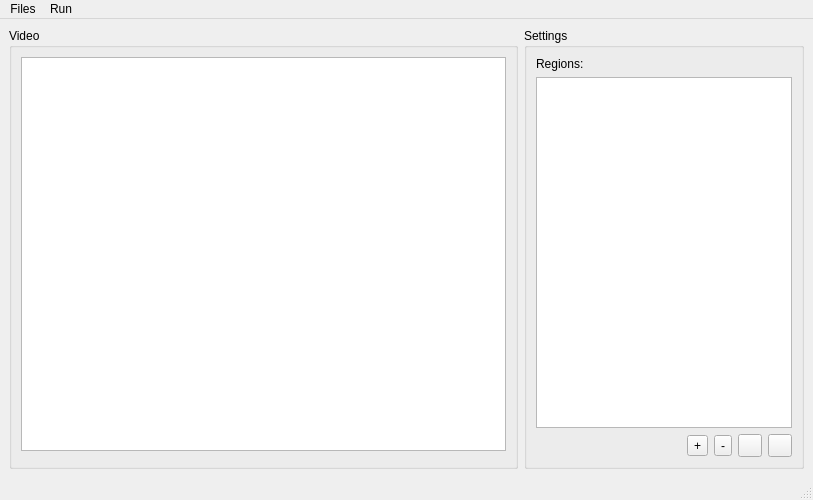
<?xml version="1.0" encoding="UTF-8"?>
<ui version="4.0">
 <class>MainWindowBase</class>
 <widget class="QMainWindow" name="MainWindowBase">
  <property name="geometry">
   <rect>
    <x>0</x>
    <y>0</y>
    <width>813</width>
    <height>500</height>
   </rect>
  </property>
  <property name="acceptDrops">
   <bool>true</bool>
  </property>
  <property name="windowTitle">
   <string>MainWindow</string>
  </property>
  <widget class="QWidget" name="centralwidget">
   <layout class="QHBoxLayout" name="horizontalLayout">
    <item>
     <widget class="QGroupBox" name="graphicsBox">
      <property name="sizePolicy">
       <sizepolicy hsizetype="Preferred" vsizetype="Preferred">
        <horstretch>1</horstretch>
        <verstretch>1</verstretch>
       </sizepolicy>
      </property>
      <property name="title">
       <string>Video</string>
      </property>
      <layout class="QVBoxLayout" name="verticalLayout_2">
       <item>
        <widget class="QGraphicsView" name="inputGraphicsView">
         <property name="sizePolicy">
          <sizepolicy hsizetype="Expanding" vsizetype="Expanding">
           <horstretch>1</horstretch>
           <verstretch>1</verstretch>
          </sizepolicy>
         </property>
         <property name="acceptDrops">
          <bool>false</bool>
         </property>
         <property name="verticalScrollBarPolicy">
          <enum>Qt::ScrollBarAlwaysOff</enum>
         </property>
         <property name="horizontalScrollBarPolicy">
          <enum>Qt::ScrollBarAlwaysOff</enum>
         </property>
         <property name="sizeAdjustPolicy">
          <enum>QAbstractScrollArea::AdjustIgnored</enum>
         </property>
        </widget>
       </item>
       <item>
        <widget class="VideoPlaybackWidget" name="videoPlaybackWidget" native="true"/>
       </item>
      </layout>
     </widget>
    </item>
    <item>
     <widget class="QGroupBox" name="groupBox">
      <property name="title">
       <string>Settings</string>
      </property>
      <layout class="QVBoxLayout" name="verticalLayout">
       <item>
        <widget class="QLabel" name="label_2">
         <property name="text">
          <string>Regions:</string>
         </property>
        </widget>
       </item>
       <item>
        <widget class="QTableWidget" name="regionTableWidget"/>
       </item>
       <item>
        <layout class="QHBoxLayout" name="horizontalLayout_2">
         <item>
          <spacer name="horizontalSpacer">
           <property name="orientation">
            <enum>Qt::Horizontal</enum>
           </property>
           <property name="sizeHint" stdset="0">
            <size>
             <width>40</width>
             <height>20</height>
            </size>
           </property>
          </spacer>
         </item>
         <item>
          <widget class="QToolButton" name="addRegionButton">
           <property name="text">
            <string>+</string>
           </property>
          </widget>
         </item>
         <item>
          <widget class="QToolButton" name="removeRegionButton">
           <property name="text">
            <string>-</string>
           </property>
          </widget>
         </item>
         <item>
          <widget class="QToolButton" name="upRegionButton">
           <property name="text">
            <string/>
           </property>
          </widget>
         </item>
         <item>
          <widget class="QToolButton" name="downRegionButton">
           <property name="text">
            <string/>
           </property>
          </widget>
         </item>
        </layout>
       </item>
      </layout>
     </widget>
    </item>
   </layout>
  </widget>
  <widget class="QMenuBar" name="menubar">
   <property name="geometry">
    <rect>
     <x>0</x>
     <y>0</y>
     <width>813</width>
     <height>22</height>
    </rect>
   </property>
   <widget class="QMenu" name="menuFiles">
    <property name="title">
     <string>Files</string>
    </property>
    <addaction name="actionOpenVideo"/>
    <addaction name="separator"/>
    <addaction name="actionOpenCSVFile"/>
    <addaction name="separator"/>
    <addaction name="actionQuit"/>
   </widget>
   <widget class="QMenu" name="menuRun">
    <property name="title">
     <string>Run</string>
    </property>
    <addaction name="actionCalculate"/>
   </widget>
   <addaction name="menuFiles"/>
   <addaction name="menuRun"/>
  </widget>
  <widget class="QStatusBar" name="statusbar"/>
  <action name="actionOpenVideo">
   <property name="text">
    <string>Open Video</string>
   </property>
  </action>
  <action name="actionOpenImage">
   <property name="text">
    <string>Open Image</string>
   </property>
  </action>
  <action name="actionOpenBlockData">
   <property name="text">
    <string>Open Block Data</string>
   </property>
  </action>
  <action name="actionSaveBlockData">
   <property name="text">
    <string>Save Block Data</string>
   </property>
  </action>
  <action name="actionQuit">
   <property name="text">
    <string>Quit</string>
   </property>
   <property name="shortcut">
    <string>Ctrl+Q</string>
   </property>
  </action>
  <action name="actionSaveFilterData">
   <property name="text">
    <string>Save Filter Data</string>
   </property>
  </action>
  <action name="actionOpenCSVFile">
   <property name="text">
    <string>Open CSV</string>
   </property>
  </action>
  <action name="actionCreateBackground">
   <property name="text">
    <string>Create</string>
   </property>
  </action>
  <action name="actionEnable_Disable">
   <property name="text">
    <string>Enable/Disable</string>
   </property>
  </action>
  <action name="actionCalculate">
   <property name="text">
    <string>Calculate</string>
   </property>
  </action>
 </widget>
 <customwidgets>
  <customwidget>
   <class>VideoPlaybackWidget</class>
   <extends>QWidget</extends>
   <header>.video_playback_widget</header>
  </customwidget>
 </customwidgets>
 <resources/>
 <connections>
  <connection>
   <sender>actionQuit</sender>
   <signal>triggered()</signal>
   <receiver>MainWindowBase</receiver>
   <slot>close()</slot>
   <hints>
    <hint type="sourcelabel">
     <x>-1</x>
     <y>-1</y>
    </hint>
    <hint type="destinationlabel">
     <x>422</x>
     <y>284</y>
    </hint>
   </hints>
  </connection>
 </connections>
</ui>
